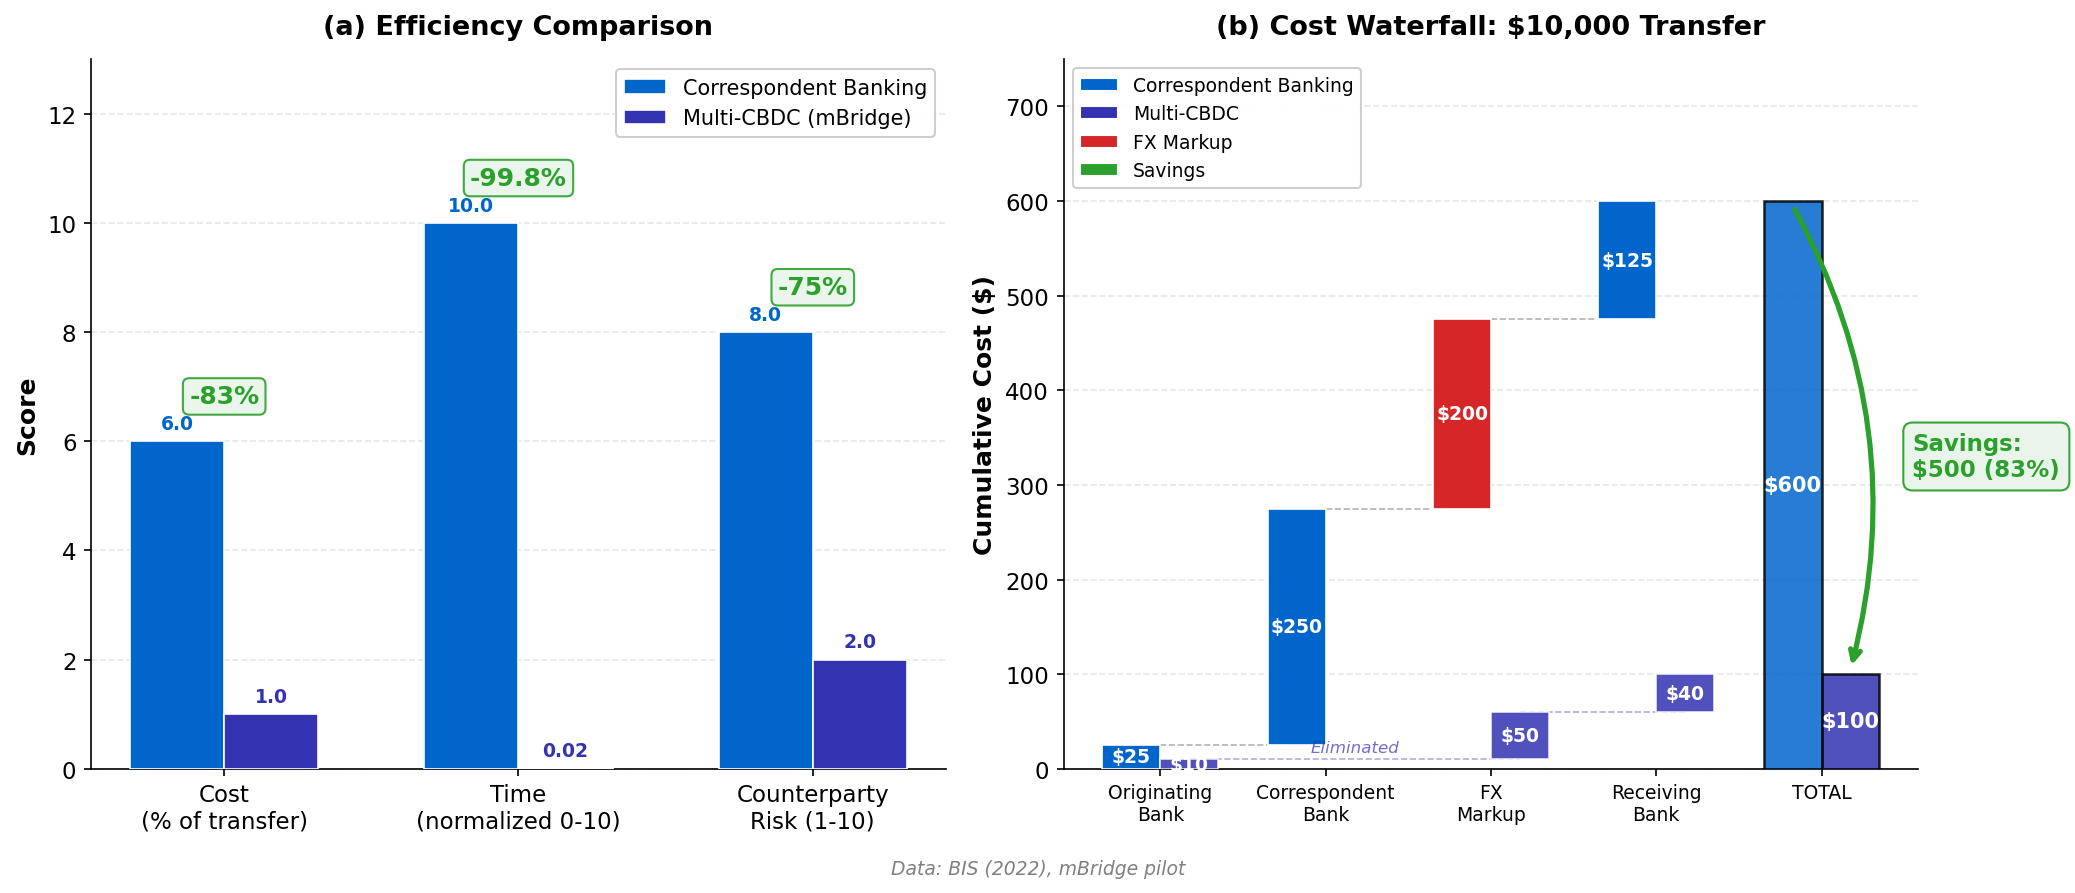

Write Python code to recreate this figure.
r"""Cross-Border Settlement Efficiency: Correspondent Banking vs Multi-CBDC

Two-panel comparison of settlement costs and efficiency metrics.

Economic Model:
    Settlement cost: $C_{corr} = f_{orig} + f_{corr} + \Delta_{FX} + f_{recv}$.
    CBDC alternative: $C_{CBDC} = f_{CB} + \Delta_{FX,CBDC}$
    where $f_{CB} \ll f_{corr}$ and $\Delta_{FX,CBDC} \ll \Delta_{FX}$.

    Based on BIS (2022) and mBridge pilot data.
"""
import matplotlib.pyplot as plt
import numpy as np
from pathlib import Path

# Multi-panel override: comparative statics requires simultaneous visibility

plt.rcParams.update({
    'font.size': 12, 'axes.labelsize': 12, 'axes.titlesize': 13,
    'xtick.labelsize': 11, 'ytick.labelsize': 11, 'legend.fontsize': 10,
    'figure.figsize': (14, 6), 'figure.dpi': 150
})

MLPURPLE = '#3333B2'
MLBLUE = '#0066CC'
MLORANGE = '#FF7F0E'
MLGREEN = '#2CA02C'
MLRED = '#D62728'
MLLAVENDER = '#ADADE0'

fig, (ax1, ax2) = plt.subplots(1, 2, figsize=(14, 6))

# ============================================================
# Panel (a): Efficiency Comparison -- Grouped Bars
# ============================================================

metrics = ['Cost\n(% of transfer)', 'Time\n(normalized 0-10)', 'Counterparty\nRisk (1-10)']
corr_values = [6.0, 10.0, 8.0]   # Correspondent banking
cbdc_values = [1.0, 0.02, 2.0]   # Multi-CBDC
improvements = ['-83%', '-99.8%', '-75%']

x = np.arange(len(metrics))
bar_width = 0.32

bars_corr = ax1.bar(x - bar_width / 2, corr_values, bar_width,
                     label='Correspondent Banking', color=MLBLUE,
                     edgecolor='white', linewidth=0.8, zorder=3)
bars_cbdc = ax1.bar(x + bar_width / 2, cbdc_values, bar_width,
                     label='Multi-CBDC (mBridge)', color=MLPURPLE,
                     edgecolor='white', linewidth=0.8, zorder=3)

# Percentage improvement labels above each pair
for i, (cv, bv, imp) in enumerate(zip(corr_values, cbdc_values, improvements)):
    y_top = max(cv, bv) + 0.6
    ax1.annotate(imp, xy=(x[i], y_top), ha='center', va='bottom',
                 fontsize=12, fontweight='bold', color=MLGREEN,
                 bbox=dict(boxstyle='round,pad=0.25', facecolor='#e8f5e9',
                           edgecolor=MLGREEN, alpha=0.9))

# Value labels on bars
for bar in bars_corr:
    h = bar.get_height()
    ax1.text(bar.get_x() + bar.get_width() / 2, h + 0.15,
             f'{h:.1f}', ha='center', va='bottom', fontsize=9,
             fontweight='bold', color=MLBLUE)

for bar in bars_cbdc:
    h = bar.get_height()
    label = f'{h:.2f}' if h < 0.1 else f'{h:.1f}'
    ax1.text(bar.get_x() + bar.get_width() / 2, h + 0.15,
             label, ha='center', va='bottom', fontsize=9,
             fontweight='bold', color=MLPURPLE)

ax1.set_xticks(x)
ax1.set_xticklabels(metrics)
ax1.set_ylabel('Score', fontweight='bold')
ax1.set_title('(a) Efficiency Comparison', fontweight='bold', pad=12)
ax1.set_ylim(0, 13)
ax1.legend(loc='upper right', framealpha=0.95)
ax1.grid(axis='y', alpha=0.3, linestyle='--', zorder=0)
ax1.spines['top'].set_visible(False)
ax1.spines['right'].set_visible(False)

# ============================================================
# Panel (b): Cost Waterfall -- $10,000 transfer
# ============================================================

# Correspondent banking cost components (cumulative waterfall)
corr_labels = ['Originating\nBank', 'Correspondent\nBank', 'FX\nMarkup', 'Receiving\nBank', 'TOTAL']
corr_amounts = [25, 250, 200, 125]  # individual components
corr_total = sum(corr_amounts)      # 600

# CBDC cost components
cbdc_labels_short = ['CB\nProcessing', 'FX Atomic\nSwap', 'Receiving\nFee', 'TOTAL']
cbdc_amounts = [10, 50, 40]         # individual components
cbdc_total = sum(cbdc_amounts)      # 100

# --- Draw correspondent banking waterfall (left-side bars) ---
x_pos = np.arange(len(corr_labels))
bar_w = 0.35

# Compute cumulative bottoms for waterfall
corr_bottoms = [0]
for i in range(1, len(corr_amounts)):
    corr_bottoms.append(corr_bottoms[-1] + corr_amounts[i - 1])

# Draw stacking bars for correspondent
for i, (amt, bot) in enumerate(zip(corr_amounts, corr_bottoms)):
    color = MLRED if corr_labels[i].startswith('FX') else MLBLUE
    ax2.bar(x_pos[i] - bar_w / 2, amt, bar_w, bottom=bot,
            color=color, edgecolor='white', linewidth=0.8, zorder=3)
    ax2.text(x_pos[i] - bar_w / 2, bot + amt / 2,
             f'${amt}', ha='center', va='center', fontsize=9,
             fontweight='bold', color='white')
    # Connect with thin line to next bar
    if i < len(corr_amounts) - 1:
        top = bot + amt
        ax2.plot([x_pos[i] - bar_w / 2 + bar_w / 2, x_pos[i + 1] - bar_w],
                 [top, top], color='grey', linewidth=0.8, linestyle='--',
                 alpha=0.6, zorder=2)

# Total bar for correspondent
ax2.bar(x_pos[4] - bar_w / 2, corr_total, bar_w, bottom=0,
        color=MLBLUE, edgecolor='black', linewidth=1.2, zorder=3,
        alpha=0.85)
ax2.text(x_pos[4] - bar_w / 2, corr_total / 2,
         f'${corr_total}', ha='center', va='center', fontsize=10,
         fontweight='bold', color='white')

# --- Draw CBDC waterfall (right-side bars, same x positions 0-3 mapped to 0-2 + total) ---
# Map CBDC bars to positions 0, 2, 3 (skip position 1 which is correspondent-only)
cbdc_x_map = [0, 2, 3]  # CB Processing at 0, FX at 2, Receiving at 3

cbdc_bottoms = [0]
for i in range(1, len(cbdc_amounts)):
    cbdc_bottoms.append(cbdc_bottoms[-1] + cbdc_amounts[i - 1])

for i, (amt, bot) in enumerate(zip(cbdc_amounts, cbdc_bottoms)):
    ax2.bar(x_pos[cbdc_x_map[i]] + bar_w / 2, amt, bar_w, bottom=bot,
            color=MLPURPLE, edgecolor='white', linewidth=0.8, zorder=3,
            alpha=0.85)
    ax2.text(x_pos[cbdc_x_map[i]] + bar_w / 2, bot + amt / 2,
             f'${amt}', ha='center', va='center', fontsize=9,
             fontweight='bold', color='white')
    # Connect lines
    if i < len(cbdc_amounts) - 1:
        top = bot + amt
        next_x = x_pos[cbdc_x_map[i + 1]] + bar_w / 2
        curr_x = x_pos[cbdc_x_map[i]] + bar_w / 2
        ax2.plot([curr_x + bar_w / 2 - bar_w / 2, next_x],
                 [top, top], color=MLPURPLE, linewidth=0.8, linestyle='--',
                 alpha=0.4, zorder=2)

# Total bar for CBDC
ax2.bar(x_pos[4] + bar_w / 2, cbdc_total, bar_w, bottom=0,
        color=MLPURPLE, edgecolor='black', linewidth=1.2, zorder=3,
        alpha=0.85)
ax2.text(x_pos[4] + bar_w / 2, cbdc_total / 2,
         f'${cbdc_total}', ha='center', va='center', fontsize=10,
         fontweight='bold', color='white')

# "No correspondent" marker at position 1 for CBDC
ax2.text(x_pos[1] + bar_w / 2, 15, 'Eliminated',
         ha='center', va='bottom', fontsize=8, fontstyle='italic',
         color=MLPURPLE, alpha=0.7)

# Savings annotation between the two total bars
mid_x = x_pos[4]
savings = corr_total - cbdc_total
ax2.annotate('', xy=(mid_x + bar_w / 2, cbdc_total + 5),
             xytext=(mid_x - bar_w / 2, corr_total - 5),
             arrowprops=dict(arrowstyle='->', color=MLGREEN, lw=2.5,
                             connectionstyle='arc3,rad=-0.2'))
ax2.annotate(f'Savings:\n${savings} ({savings/corr_total*100:.0f}%)',
             xy=(mid_x + 0.55, corr_total * 0.55),
             fontsize=11, fontweight='bold', color=MLGREEN,
             ha='left', va='center',
             bbox=dict(boxstyle='round,pad=0.4', facecolor='#e8f5e9',
                       edgecolor=MLGREEN, alpha=0.95))

ax2.set_xticks(x_pos)
ax2.set_xticklabels(corr_labels, fontsize=9)
ax2.set_ylabel('Cumulative Cost ($)', fontweight='bold')
ax2.set_title('(b) Cost Waterfall: $10,000 Transfer', fontweight='bold', pad=12)
ax2.set_ylim(0, 750)
ax2.grid(axis='y', alpha=0.3, linestyle='--', zorder=0)
ax2.spines['top'].set_visible(False)
ax2.spines['right'].set_visible(False)

# Legends for panel (b)
from matplotlib.patches import Patch
legend_elements = [
    Patch(facecolor=MLBLUE, edgecolor='white', label='Correspondent Banking'),
    Patch(facecolor=MLPURPLE, edgecolor='white', label='Multi-CBDC'),
    Patch(facecolor=MLRED, edgecolor='white', label='FX Markup'),
    Patch(facecolor=MLGREEN, edgecolor='white', label='Savings'),
]
ax2.legend(handles=legend_elements, loc='upper left', framealpha=0.95,
           fontsize=9)

# Source annotation
fig.text(0.5, 0.01, 'Data: BIS (2022), mBridge pilot',
         ha='center', va='bottom', fontsize=9, fontstyle='italic',
         color='grey')

plt.tight_layout(rect=[0, 0.03, 1, 1])

out_dir = Path(__file__).parent
plt.savefig(out_dir / 'chart.pdf', dpi=300, bbox_inches='tight')
plt.savefig(out_dir / 'chart.png', dpi=150, bbox_inches='tight')
plt.close()
print("Chart saved to chart.pdf and chart.png")
